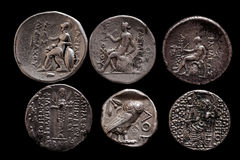
#> input picture ancientcoins.jpg, 240 x 160 px
$ python 17multi-dimensional_hist_2D.py --image ancientcoins.jpg   (Python 2 division)
#> lines starting #> are read from the running program, lines starting #| are printed output that depends on the picture
from matplotlib import pyplot as plt
import numpy as np
import argparse
import cv2

ap = argparse.ArgumentParser()
ap.add_argument("-i", "--image", required=True, help="Path to the image")
args = vars(ap.parse_args())

image = cv2.imread(args["image"])
#> image is the input picture: shape (160, 240, 3); mean B, G, R 42.7, 44.4, 50.4
cv2.imshow("Original", image)

chans = cv2.split(image)
colors = ("b", "g", "r")

fig = plt.figure()
plt.xlabel("Bins")
plt.ylabel("# of Pixels")

ax = fig.add_subplot(131)
hist = cv2.calcHist([chans[1], chans[0]], [0, 1], None, [32, 32], [0, 256, 0, 256])
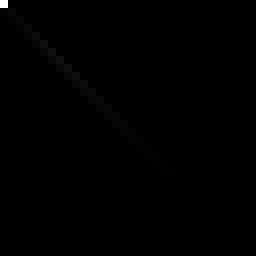
#> hist: shape (32, 32) float32 (shown 8 times larger); min 0, max 17059, mean 37.5; drawn with min black and max white
p = ax.imshow(hist, interpolation="nearest")
ax.set_title("2D Color Histogram for G and B")
plt.colorbar(p, ticks=np.arange(0, 1200+1, 150))

ax = fig.add_subplot(132)
hist = cv2.calcHist([chans[1], chans[2]], [0, 1], None, [32, 32], [0, 256, 0, 256])
p = ax.imshow(hist, interpolation="nearest")
ax.set_title("2D Color Histogram for G and R")
plt.colorbar(p, ticks=np.arange(0, 1200+1, 150))

ax = fig.add_subplot(133)
hist = cv2.calcHist([chans[0], chans[2]], [0, 1], None, [32, 32], [0, 256, 0, 256])
p = ax.imshow(hist, interpolation="nearest")
ax.set_title("2D Color Histogram for B and R")
plt.colorbar(p, ticks=np.arange(0, 1200+1, 150))

print "2D histogram shape: %s, with %d values" % (hist.shape, hist.flatten().shape[0])
#| 2D histogram shape: (32, 32), with 1024 values

plt.show()
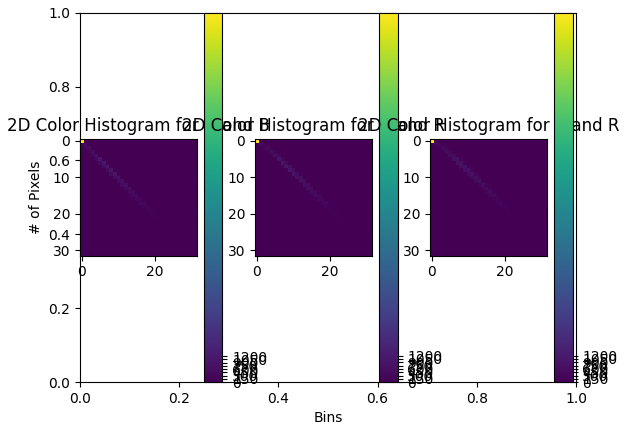
#> figure drawn by matplotlib, 6 panels
cv2.waitKey(0)
